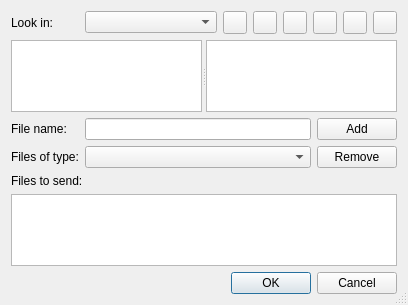
<?xml version="1.0" encoding="UTF-8"?>
<ui version="4.0">
 <class>FileDialog</class>
 <widget class="QDialog" name="FileDialog">
  <property name="geometry">
   <rect>
    <x>0</x>
    <y>0</y>
    <width>408</width>
    <height>305</height>
   </rect>
  </property>
  <property name="sizeGripEnabled">
   <bool>true</bool>
  </property>
  <layout class="QGridLayout">
   <item row="2" column="1">
    <widget class="QLineEdit" name="fileNameEdit">
     <property name="sizePolicy">
      <sizepolicy hsizetype="Expanding" vsizetype="Fixed">
       <horstretch>1</horstretch>
       <verstretch>0</verstretch>
      </sizepolicy>
     </property>
    </widget>
   </item>
   <item row="3" column="1">
    <widget class="QComboBox" name="fileTypeCombo">
     <property name="sizePolicy">
      <sizepolicy hsizetype="Expanding" vsizetype="Fixed">
       <horstretch>0</horstretch>
       <verstretch>0</verstretch>
      </sizepolicy>
     </property>
    </widget>
   </item>
   <item row="5" column="0" colspan="3">
    <widget class="QListView" name="listView_2"/>
   </item>
   <item row="0" column="0">
    <widget class="QLabel" name="lookInLabel">
     <property name="text">
      <string>Look in:</string>
     </property>
    </widget>
   </item>
   <item row="0" column="1" colspan="2">
    <layout class="QHBoxLayout">
     <item>
      <widget class="QComboBox" name="lookInCombo">
       <property name="sizePolicy">
        <sizepolicy hsizetype="Ignored" vsizetype="Fixed">
         <horstretch>1</horstretch>
         <verstretch>0</verstretch>
        </sizepolicy>
       </property>
       <property name="minimumSize">
        <size>
         <width>50</width>
         <height>0</height>
        </size>
       </property>
      </widget>
     </item>
     <item>
      <widget class="QToolButton" name="backButton">
       <property name="toolTip">
        <string>Back</string>
       </property>
       <property name="accessibleName">
        <string>Back</string>
       </property>
       <property name="accessibleDescription">
        <string>Go back</string>
       </property>
       <property name="shortcut">
        <string>Alt+Left</string>
       </property>
      </widget>
     </item>
     <item>
      <widget class="QToolButton" name="forwardButton">
       <property name="toolTip">
        <string>Forward</string>
       </property>
       <property name="accessibleName">
        <string>Forward</string>
       </property>
       <property name="accessibleDescription">
        <string>Go forward</string>
       </property>
       <property name="shortcut">
        <string>Alt+Right</string>
       </property>
      </widget>
     </item>
     <item>
      <widget class="QToolButton" name="toParentButton">
       <property name="toolTip">
        <string>Parent Directory</string>
       </property>
       <property name="accessibleName">
        <string>Parent Directory</string>
       </property>
       <property name="accessibleDescription">
        <string>Go to the parent directory</string>
       </property>
       <property name="shortcut">
        <string>Alt+Up</string>
       </property>
      </widget>
     </item>
     <item>
      <widget class="QToolButton" name="newFolderButton">
       <property name="toolTip">
        <string>Create New Folder</string>
       </property>
       <property name="accessibleName">
        <string>Create New Folder</string>
       </property>
       <property name="accessibleDescription">
        <string>Create a New Folder</string>
       </property>
      </widget>
     </item>
     <item>
      <widget class="QToolButton" name="listModeButton">
       <property name="toolTip">
        <string>List View</string>
       </property>
       <property name="accessibleName">
        <string>List View</string>
       </property>
       <property name="accessibleDescription">
        <string>Change to list view mode</string>
       </property>
      </widget>
     </item>
     <item>
      <widget class="QToolButton" name="detailModeButton">
       <property name="toolTip">
        <string>Detail View</string>
       </property>
       <property name="accessibleName">
        <string>Detail View</string>
       </property>
       <property name="accessibleDescription">
        <string>Change to detail view mode</string>
       </property>
      </widget>
     </item>
    </layout>
   </item>
   <item row="3" column="2">
    <widget class="QPushButton" name="pushButton">
     <property name="text">
      <string>Remove</string>
     </property>
    </widget>
   </item>
   <item row="2" column="2">
    <widget class="QPushButton" name="pushButton_2">
     <property name="text">
      <string>Add</string>
     </property>
    </widget>
   </item>
   <item row="7" column="0" colspan="3">
    <widget class="QDialogButtonBox" name="buttonBox">
     <property name="orientation">
      <enum>Qt::Horizontal</enum>
     </property>
     <property name="standardButtons">
      <set>QDialogButtonBox::Cancel|QDialogButtonBox::Ok</set>
     </property>
    </widget>
   </item>
   <item row="3" column="0">
    <widget class="QLabel" name="fileTypeLabel">
     <property name="sizePolicy">
      <sizepolicy hsizetype="Preferred" vsizetype="Fixed">
       <horstretch>0</horstretch>
       <verstretch>0</verstretch>
      </sizepolicy>
     </property>
     <property name="text">
      <string>Files of type:</string>
     </property>
    </widget>
   </item>
   <item row="2" column="0">
    <widget class="QLabel" name="fileNameLabel">
     <property name="sizePolicy">
      <sizepolicy hsizetype="Minimum" vsizetype="Preferred">
       <horstretch>0</horstretch>
       <verstretch>0</verstretch>
      </sizepolicy>
     </property>
     <property name="minimumSize">
      <size>
       <width>0</width>
       <height>0</height>
      </size>
     </property>
     <property name="text">
      <string>File name:</string>
     </property>
    </widget>
   </item>
   <item row="1" column="0" colspan="3">
    <widget class="QSplitter" name="splitter">
     <property name="sizePolicy">
      <sizepolicy hsizetype="Expanding" vsizetype="Expanding">
       <horstretch>0</horstretch>
       <verstretch>0</verstretch>
      </sizepolicy>
     </property>
     <property name="orientation">
      <enum>Qt::Horizontal</enum>
     </property>
     <property name="childrenCollapsible">
      <bool>false</bool>
     </property>
     <widget class="QListWidget" name="sidebar">
      <property name="accessibleName">
       <string>Sidebar</string>
      </property>
      <property name="accessibleDescription">
       <string>List of places and bookmarks</string>
      </property>
     </widget>
     <widget class="QFrame" name="frame">
      <property name="frameShape">
       <enum>QFrame::NoFrame</enum>
      </property>
      <property name="frameShadow">
       <enum>QFrame::Raised</enum>
      </property>
      <layout class="QVBoxLayout">
       <property name="spacing">
        <number>0</number>
       </property>
       <property name="leftMargin">
        <number>0</number>
       </property>
       <property name="topMargin">
        <number>0</number>
       </property>
       <property name="rightMargin">
        <number>0</number>
       </property>
       <property name="bottomMargin">
        <number>0</number>
       </property>
       <item>
        <widget class="QStackedWidget" name="stackedWidget">
         <property name="currentIndex">
          <number>0</number>
         </property>
         <widget class="QWidget" name="page">
          <layout class="QVBoxLayout">
           <property name="spacing">
            <number>0</number>
           </property>
           <property name="leftMargin">
            <number>0</number>
           </property>
           <property name="topMargin">
            <number>0</number>
           </property>
           <property name="rightMargin">
            <number>0</number>
           </property>
           <property name="bottomMargin">
            <number>0</number>
           </property>
           <item>
            <widget class="QListView" name="listView">
             <property name="accessibleName">
              <string>Files</string>
             </property>
            </widget>
           </item>
          </layout>
         </widget>
         <widget class="QWidget" name="page_2">
          <layout class="QVBoxLayout">
           <property name="spacing">
            <number>0</number>
           </property>
           <property name="leftMargin">
            <number>0</number>
           </property>
           <property name="topMargin">
            <number>0</number>
           </property>
           <property name="rightMargin">
            <number>0</number>
           </property>
           <property name="bottomMargin">
            <number>0</number>
           </property>
           <item>
            <widget class="QTreeView" name="treeView">
             <property name="accessibleName">
              <string>Files</string>
             </property>
            </widget>
           </item>
          </layout>
         </widget>
        </widget>
       </item>
      </layout>
     </widget>
    </widget>
   </item>
   <item row="4" column="0" colspan="3">
    <widget class="QLabel" name="label">
     <property name="text">
      <string>Files to send:</string>
     </property>
    </widget>
   </item>
  </layout>
 </widget>
 <tabstops>
  <tabstop>lookInCombo</tabstop>
  <tabstop>backButton</tabstop>
  <tabstop>forwardButton</tabstop>
  <tabstop>toParentButton</tabstop>
  <tabstop>newFolderButton</tabstop>
  <tabstop>listModeButton</tabstop>
  <tabstop>detailModeButton</tabstop>
  <tabstop>sidebar</tabstop>
  <tabstop>treeView</tabstop>
  <tabstop>listView</tabstop>
  <tabstop>fileNameEdit</tabstop>
  <tabstop>fileTypeCombo</tabstop>
 </tabstops>
 <resources/>
 <connections/>
</ui>
